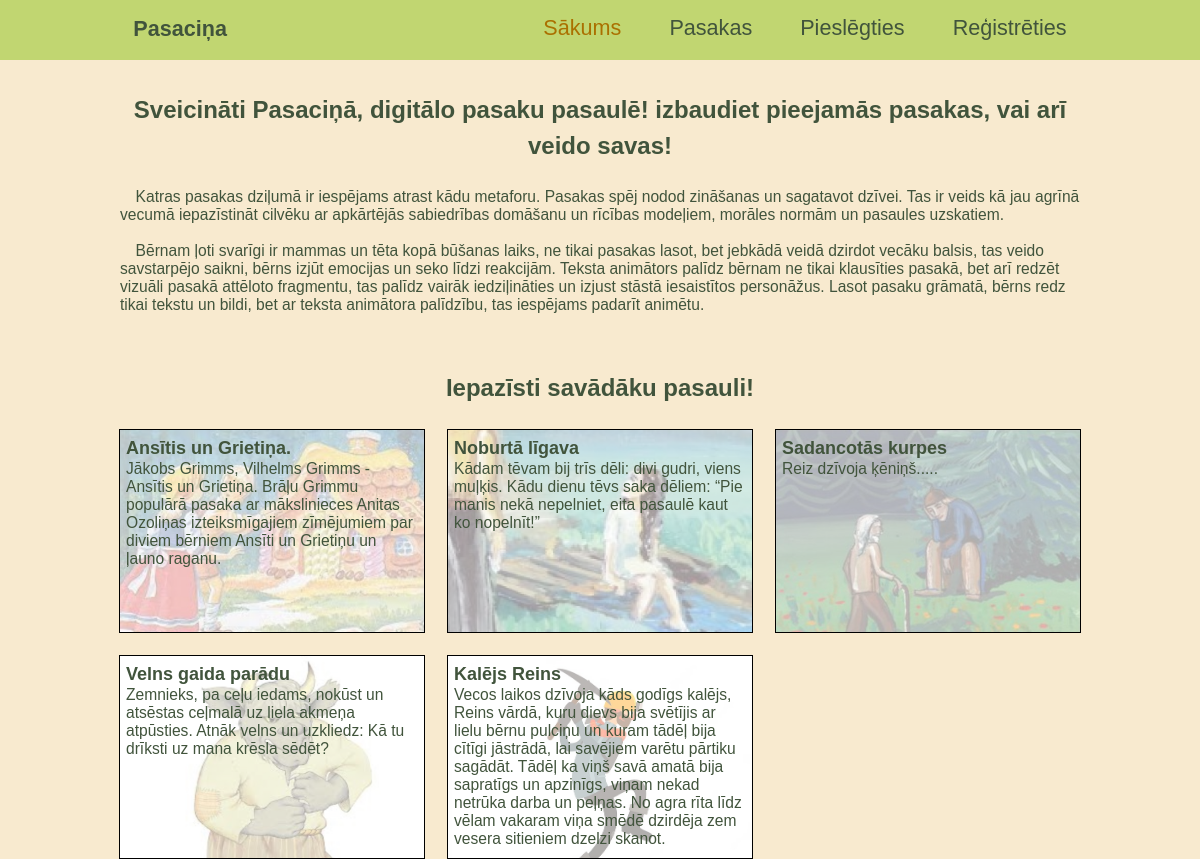
The page / on the database its author committed.
### tables this page shows
CREATE TABLE `pasaka` (
  `ID_pasaka` int(11) NOT NULL,
  `nosaukums` varchar(100) DEFAULT NULL,
  `apraksts` varchar(500) DEFAULT NULL,
  `pasaka` mediumtext DEFAULT NULL,
  `ID_konts` int(11) DEFAULT NULL,
  `attels` varchar(100) DEFAULT NULL
);

### htdocs/index.php (the view, shortened to what this page needs)
<?php
include('db.php');
mysqli_set_charset($datu_baze,"utf8");
$pieprasijums = "SELECT * FROM pasaka WHERE ID_Pasaka IN (1, 6, 14, 24, 25)";
$rezultats = mysqli_query($datu_baze, $pieprasijums);
?>
<!DOCTYPE html>
<html>
<head>
    <?php include('header.php'); ?>
</head>
<body>
    <?php include('navigacija.php'); ?>
    <div class="atstarpe"></div>
    <div class="saturs">
        <div class="vidus">
            <h1>Sveicināti Pasaciņā, digitālo pasaku pasaulē! izbaudiet pieejamās pasakas, vai arī veido savas!</h1>
        </div>
        <div class="vidus">
            <p>&emsp;Katras pasakas dziļumā ir iespējams atrast kādu metaforu. Pasakas spēj nodod zināšanas un sagatavot dzīvei. Tas ir veids kā jau agrīnā vecumā iepazīstināt cilvēku ar apkārtējās sabiedrības domāšanu un rīcības modeļiem, morāles normām un pasaules uzskatiem.</p>
            <br />
            <p>&emsp;Bērnam ļoti svarīgi ir mammas un tēta kopā būšanas laiks, ne tikai pasakas lasot, bet jebkādā veidā dzirdot vecāku balsis, tas veido savstarpējo saikni, bērns izjūt emocijas un seko līdzi reakcijām. Teksta animātors palīdz bērnam ne tikai klausīties pasakā, bet arī redzēt vizuāli pasakā attēloto fragmentu, tas palīdz vairāk iedziļināties un izjust stāstā iesaistītos personāžus. Lasot pasaku grāmatā, bērns redz tikai tekstu un bildi, bet ar teksta animātora palīdzību, tas iespējams padarīt animētu.</p>
        </div>
        <div class="vidus">
            <h1>Iepazīsti savādāku pasauli!</h1>
        </div>
        <?php
        while($pasaka = $rezultats->fetch_assoc()){
            echo "
            <a href='pasaka.php?id=".$pasaka['ID_pasaka']."' class='pasakas_karts' style='background: url(\"atteli/".$pasaka['attels']."\");background-size: cover; background-repeat: no-repeat;'>
                <div>
                    <h3>" . $pasaka['nosaukums'] . "</h3>
                    <p>".$pasaka['apraksts']."</p>
                </div>
            </a>";
        }
        ?>
        </div>
</body>
</html>

### htdocs/css/css.css (style rules this page uses)
body { overflow-x: hidden; color: #10615b; height: 80vh; }
.pasakas_karts { border: 0.1vw solid #000; box-shadow: inset 0 0 0 1000px rgba(255, 255, 255, 0.6); height: 100%; width: 100%; position: relative; min-height: 200px; grid-column-start: 1; grid-column-end: 3; }
.pasakas_karts div { position: relative; padding: 0.5vw; height: calc(100% - 1vw); width: calc(100% - 1vw); }
h1 { text-align: center; }
p { color: #41543c; font-size: 3vw; line-height: 3.5vw; }
h1 { color: #41543c; font-size: 4vw; line-height: 4.5vw; }
h3 { color: #41543c; font-size: 3vw; line-height: 3.5vw; }
a { color: #e9a74a; }
body { background: #f8eacf; font-family: Tahoma, sans-serif; font-weight: 400; }
.atstarpe { height: 6vw; }
.saturs { display: grid; place-items: center; grid-template-columns: 1fr; grid-template-rows: auto; grid-gap: 2vw; border: 0; width: 80%; margin: 0 auto; margin-bottom: 10vw; }
.saturs .vidus { grid-column: 1/3; }
.vidus h1 { margin-top: 2rem; }
@media screen and (min-width: 1100px) { p { font-size: 1.3vw; line-height: 1.5vw; } }
@media screen and (min-width: 1100px) { h1 { font-size: 2vw; line-height: 3vw; } }
@media screen and (min-width: 1100px) { h3 { font-size: 1.5vw; line-height: 2vw; } }
@media screen and (min-width: 1100px) { .atstarpe { height: 5vw; } }
@media screen and (min-width: 1100px) { .saturs { grid-template-columns: 1fr 1fr 1fr; } }
@media screen and (min-width: 1100px) { .saturs .vidus { grid-column: 1/4; width: 100%; } }
@media screen and (min-width: 1100px) { .pasakas_karts { grid-column: auto; } }

### rows shown on the page
pasaka: attels (picture), nosaukums "Ansītis un Grietiņa.", apraksts "Jākobs Grimms, Vilhelms Grimms - Ansītis un Grietiņa. Brāļu Grimmu populārā pasaka ar mākslinieces Anitas Ozoliņas izteiksmīgajiem zīmējumiem par diviem bērniem Ansīti un Grietiņu un ļauno raganu."
pasaka: attels (picture), nosaukums "Noburtā līgava", apraksts "Kādam tēvam bij trīs dēli: divi gudri, viens muļķis. Kādu dienu tēvs saka dēliem: “Pie manis nekā nepelniet, eita pasaulē kaut ko nopelnīt!”"
pasaka: attels (picture), nosaukums "Sadancotās kurpes", apraksts "Reiz dzīvoja ķēniņš....."
pasaka: attels (picture), nosaukums "Velns gaida parādu", apraksts "Zemnieks, pa ceļu iedams, nokūst un atsēstas ceļmalā uz liela akmeņa atpūsties. Atnāk velns un uzkliedz: Kā tu drīksti uz mana krēsla sēdēt?"
pasaka: attels (picture), nosaukums "Kalējs Reins", apraksts "Vecos laikos dzīvoja kāds godīgs kalējs, Reins vārdā, kuru dievs bija svētījis ar lielu bērnu pulciņu un kuram tādēļ bija cītīgi jāstrādā, lai savējiem varētu pārtiku sagādāt. Tādēļ ka viņš savā amatā bija sapratīgs un apzinīgs, viņam nekad netrūka darba un peļņas. No agra rīta līdz vēlam vakaram viņa smēdē dzirdēja zem vesera sitieniem dzelzi skanot."
